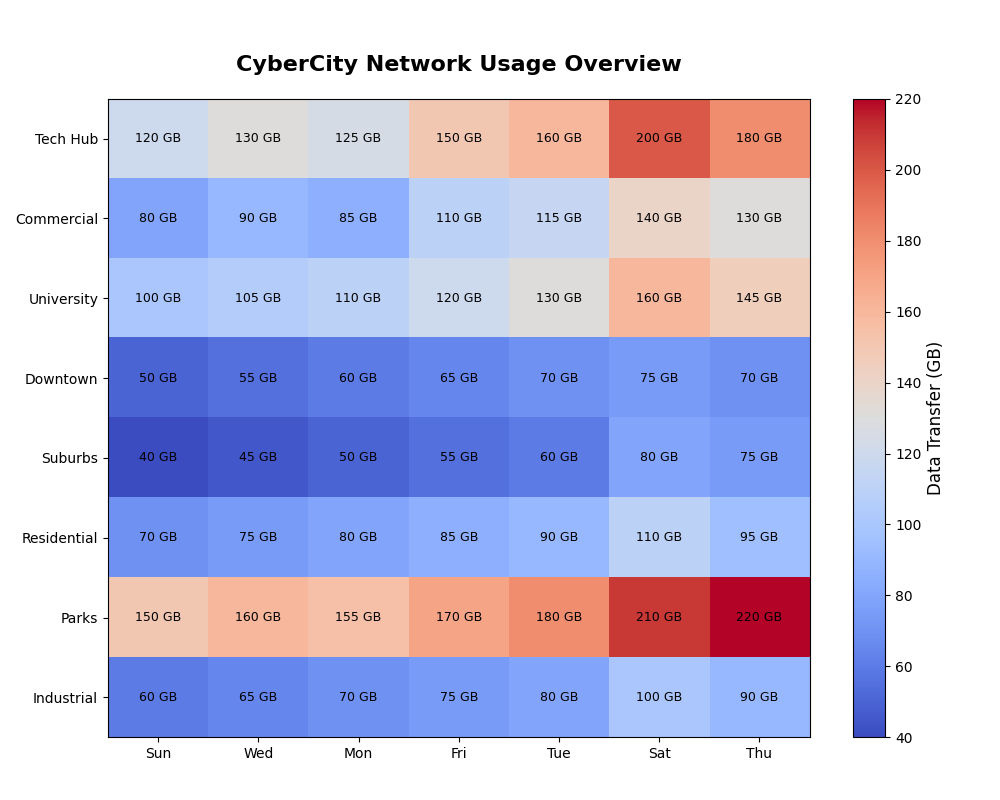

Reproduce this figure in Python.
import matplotlib.pyplot as plt
import numpy as np

city_zones = ["Tech Hub", "Commercial", "University", "Downtown", "Suburbs", "Residential", "Parks", "Industrial"]
days = ["Sun", "Wed", "Mon", "Fri", "Tue", "Sat", "Thu"]

activity_data = np.array([
    [120, 130, 125, 150, 160, 200, 180],
    [80, 90, 85, 110, 115, 140, 130],
    [100, 105, 110, 120, 130, 160, 145],
    [50, 55, 60, 65, 70, 75, 70],
    [40, 45, 50, 55, 60, 80, 75],
    [70, 75, 80, 85, 90, 110, 95],
    [150, 160, 155, 170, 180, 210, 220], 
    [60, 65, 70, 75, 80, 100, 90]
])

fig, ax1 = plt.subplots(figsize=(10, 8))

heatmap = ax1.imshow(activity_data, cmap='coolwarm', aspect='auto')
ax1.set_xticks(np.arange(len(days)))
ax1.set_xticklabels(days)
ax1.set_yticks(np.arange(len(city_zones)))
ax1.set_yticklabels(city_zones)
ax1.set_title('CyberCity Network Usage Overview', fontsize=16, fontweight='bold', pad=20)

for i in range(len(city_zones)):
    for j in range(len(days)):
        ax1.text(j, i, f'{activity_data[i, j]} GB', va='center', ha='center', color='black', fontsize=9)

cbar = fig.colorbar(heatmap, ax=ax1, orientation='vertical')
cbar.set_label('Data Transfer (GB)', fontsize=12)

plt.tight_layout(rect=[0, 0.03, 1, 0.95])
plt.show()
